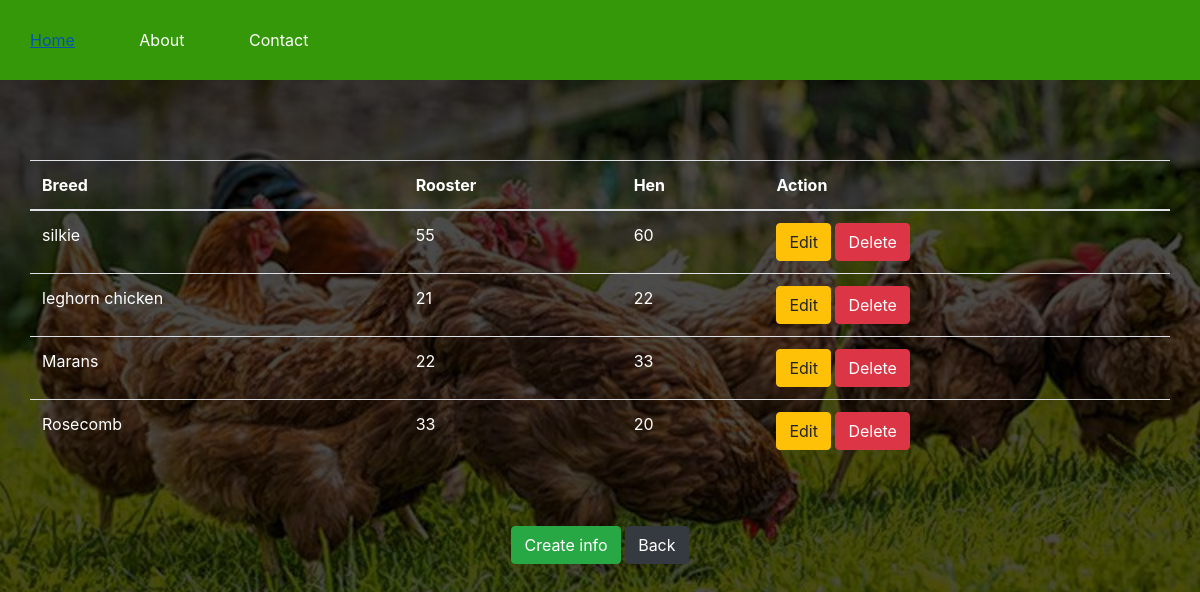
/flockscrud.php (signed in), run on the app's committed database.
### tables this page shows
CREATE TABLE `flocks` (
  `id` int(100) NOT NULL,
  `userid` int(100) DEFAULT NULL,
  `breed` varchar(255) DEFAULT NULL,
  `rooster` int(255) DEFAULT NULL,
  `hen` int(255) DEFAULT NULL
);

### flockscrud.php (the view, shortened to what this page needs)
<!DOCTYPE html>
<html>
<head>
	<link rel="stylesheet" type="text/css"	href="Css1/side.css">
	<link rel="stylesheet" href="bootstrap/css/bootstrap.min.css">
</head>
<body>
<div id="main">
			<nav>
				<ul>
					<li><a href="index.php">Home</a></li>
					<li><a href="#">About</a></li>
					<li><a href="#">Contact</a></li>
				</ul>
	</div>
	<?php require_once 'process.php';?>
	<div class="container">
	<?php
		$mysqli = new mysqli('localhost','root','','registration') or die(mysqli_error($mysqli));
		$username= $_SESSION["username"];
		$result=$mysqli->query("select id from users where username='$username'") or die($mysqli->error);
		if(@count($result)==1)
		{
			$row=$result->fetch_array();
			$userid=$row['id'];
		}
		$result = $mysqli->query("SELECT * FROM flocks where userid='$userid'") or die($mysqli->error);
		?>
		<div class="row justify-content-center">
		<br><br><br>
			<table class="table">
				<thead>
					<tr class="text-white">
						<th>Breed</th>
						<th>Rooster</th>
						<th>Hen</th>
						<th colspan="2">Action</th>
					</tr>
				</thead>
				<?php
					while($row=$result->fetch_assoc()):?>
						<tr class="text-white">
							<td><?php echo $row['breed']?></td>
							<td><?php echo $row['rooster']?></td>
							<td><?php echo $row['hen']?></td>
							<td>
								<a href="flocksadd.php?edit=<?php echo $row['id'];?>"
									class="btn btn-warning">Edit</a>
								<a href="process.php?delete=<?php echo $row['id'];?>"
									class="btn btn-danger">Delete</a>
							</td>
						</tr>
						<?php endwhile;?>
			</table>
		</div>
		<br><br>
		<center>
		<a href="flocksadd.php"class="btn btn-success">Create info</a>
		<a href="index1.php"class="btn btn-dark">Back</a>
		</center>
</div>
</body>
</html>

### Css1/side.css (style rules this page uses)
* { margin:0px; padding:0px; }
body { font-size:120%; background:#F8F8FF; background-image:linear-gradient(rgba(0,0,0,0.7),rgba(0,0,0,0.7)), url("../Image chicken/b.jpg"); background-size:cover; }
#main { width:100%; height:20vh; }
nav { width:100%; height:80px; background-color:#349808; line-height:80px; }
nav ul { float:left; margin-right:30px; }
nav ul li { list-style-type: none; display:inline-block; transition:0.8s all; color:#fff }
nav ul li a { text-decoration:none; color:#fff; padding:30px; }
.btn { padding:10px; font-size:15px; color:white; background:#349808; border:none; border-radius:5px; }

### data on the page
flocks: breed "silkie", rooster "55", hen "60"
flocks: breed "leghorn chicken", rooster "21", hen "22"
flocks: breed "Marans", rooster "22", hen "33"
flocks: breed "Rosecomb", rooster "33", hen "20"
